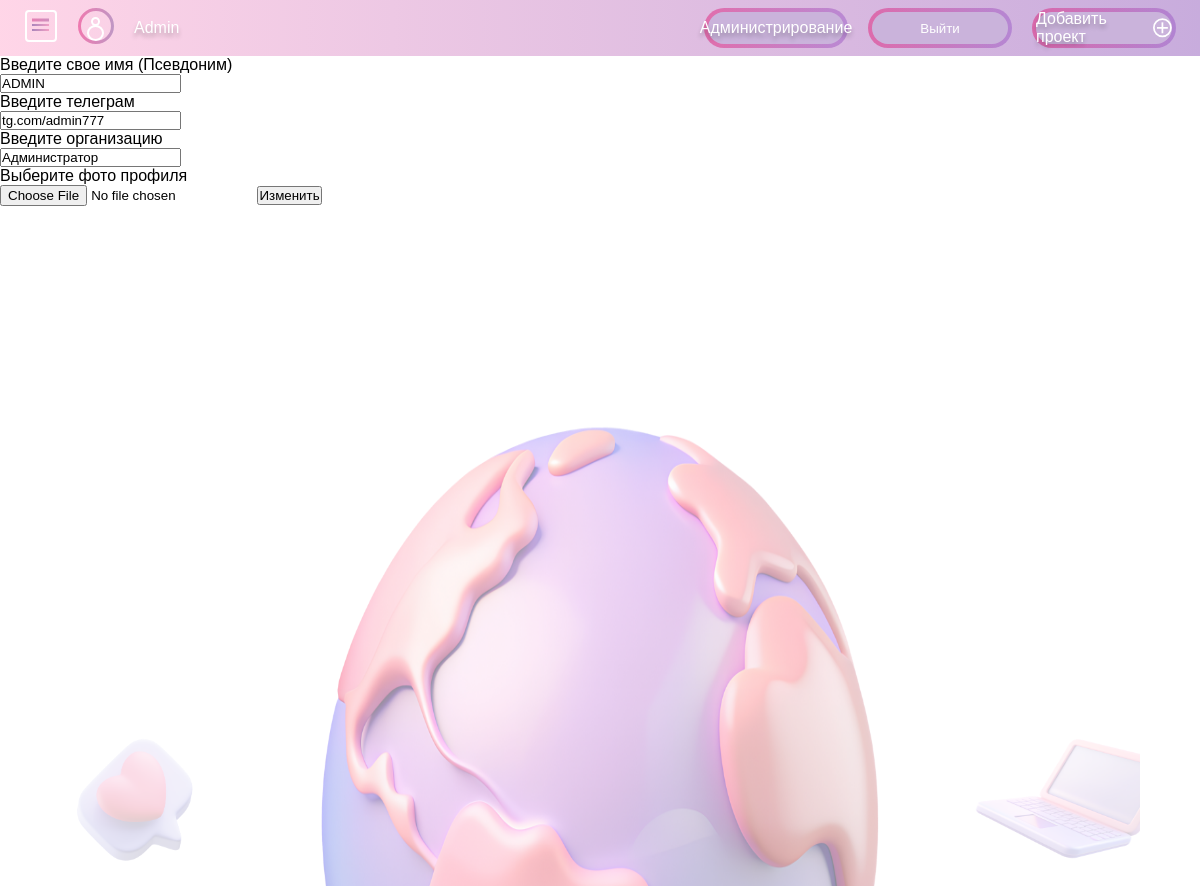
Page /edit_profile/ (signed in) on the earlier database version.
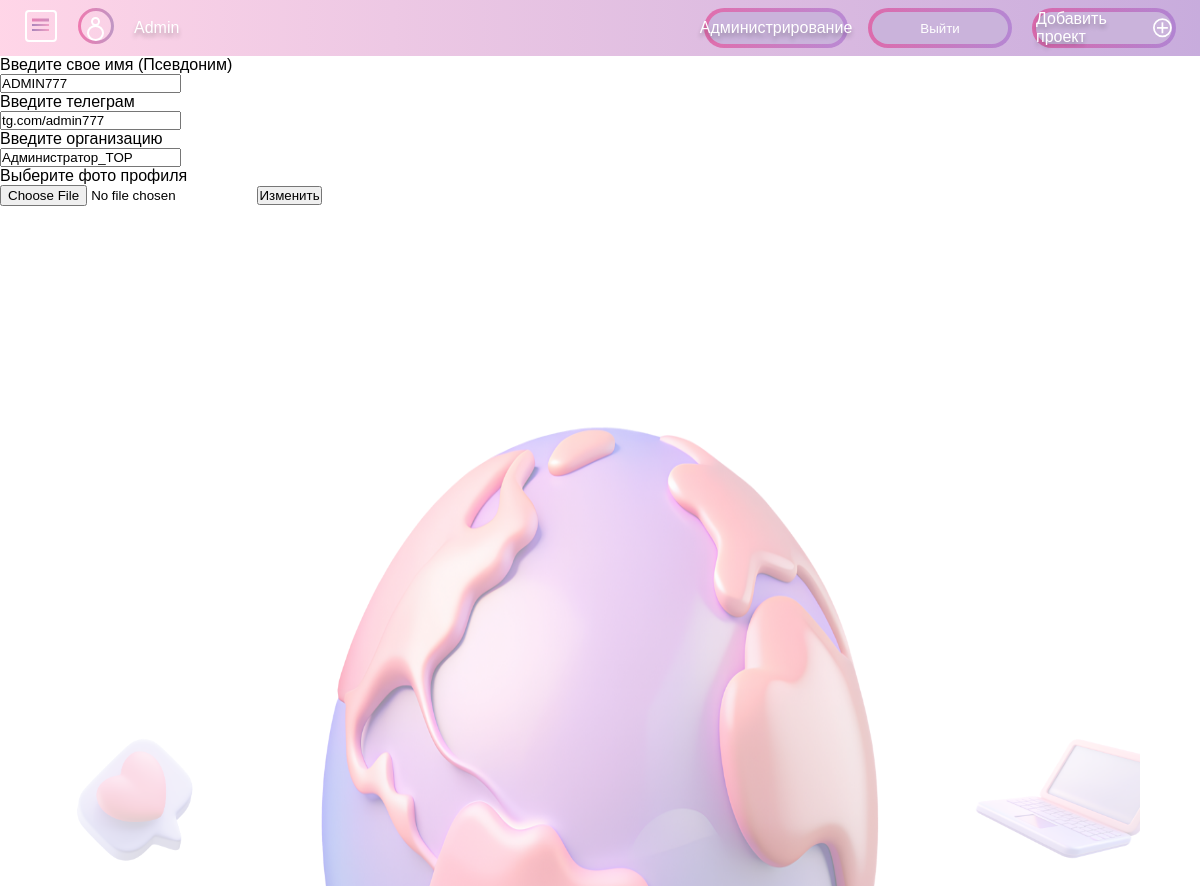
Same page on the later database version.
### mysite/models.py (models this page shows, shortened)
class Profile(models.Model):
    user = models.OneToOneField(User, on_delete=models.CASCADE, related_name="profile", default=None, null=True)
    name = models.CharField("Имя", max_length=100, default="User")
    telegram = models.CharField("Телеграм", max_length=50, default="")
    register_date = models.DateField(default=localdate)
    photo = models.ImageField("Фото профиля", null=True, blank=True, upload_to="usersphotos/",
                              default='usersphotos/default.png')
    age = models.IntegerField("Возраст", default=18)
    organization = models.CharField("Организация", max_length=100,
                                     default="Самозанятый")
    class Meta:
        verbose_name = 'профиль'
        verbose_name_plural = 'Профили'

### mysite/views.py (the view)
# urls.py: path('edit_profile/', views.edit_profile, name="editprofile")
@login_required
@transaction.atomic
def edit_profile(request):
    profile = Profile.objects.get(user=request.user.id)
    if request.method == "POST":
        profileform = ProfileForm(request.POST, request.FILES, instance=profile)
        if profileform.is_valid():
            profile.name = profileform.cleaned_data['name']
            profile.telegram = profileform.cleaned_data['telegram']
            profile.organization = profileform.cleaned_data['organization']
            profile.photo = profileform.cleaned_data['photo']
            if profileform.cleaned_data['photo'] != 'img/usersphotos/default.png':
                profile.photo = profileform.cleaned_data['photo']
            profile.save()
            return redirect("profile", name=request.user.username)
    else:
        profileform = ProfileForm(instance=profile)
    data = {
        'profileform': profileform,
    }
    return render(request, "edit_profile.html", data)

### mysite/forms.py
class ProfileForm(forms.ModelForm):
    class Meta:
        model = Profile
        fields = ('name', 'telegram', 'organization', 'photo')
        widgets = {
            'photo': forms.FileInput(attrs={'class': 'Select_photo_div'})
        }

### mysite/templates/edit_profile.html (shortened to what this page needs)
{% extends "base.html" %}
{% block content %}
<form class="text_form" method="post" enctype="multipart/form-data">
    <p>Введите свое имя (Псевдоним)</p>
    {{ profileform.name }}
    <p>Введите телеграм</p>
    {{ profileform.telegram }}
    <p>Введите организацию</p>
    {{ profileform.organization }}
    <p>Выберите фото профиля</p>
    {{ profileform.photo }}
    <input class="btn" type="submit" value="Изменить"/>
</form>
{% endblock %}

### mysite/templates/base.html (shortened to what this page needs)
{% load static %}
<!DOCTYPE html>
<html lang="ru">
<head>
    <link rel="stylesheet" href="{% static 'css/style.css' %}">
</head>
<body>
    <header>
        <nav>
            <div class="left">
                <a href="#">
                </a>
                <a href="{% url 'profile' user.username %}" class="center-link">
                </a>
                <p>{{ user.username }}</p>
            </div>
            <div class="right">
                <a href="/admin">Администрирование</a>
                <form action="{% url 'logout' %}" method="post">
                    <button type="submit" href="{% url 'logout' %}" class="logout_btn">Выйти</button>
                </form>
                <a href="#"> Добавить проект
                </a>
            </div>
        </nav>
    </header>
    {% block content %}{% endblock %}
    <footer>
        <img src="{% static "img/site_img/base/message_love.png" %}" alt="" class="message_love">
        <img src="{% static "img/site_img/base/planet.png" %}" alt="" class="planet">
        <img src="{% static "img/site_img/base/computer.png" %}" alt="" class="computer">
    </footer>
</body>
</html>

### mysite/static/css/style.css (style rules this page uses)
* { margin: 0; padding: 0; box-sizing: border-box; font-family: "Jost", sans-serif; }
.center-link { margin: 0 20px; }
footer { display: flex; justify-content: center; align-items: end; margin-top: 25vh; }
.message_love, .computer { width: 15vw; height: 15vw; }
.planet { width: 60vw; height: 60vh; }

Differences in the rows shown:
changed Profile "tg.com/admin777": name "ADMIN" → "ADMIN777"; organization "Администратор" → "Администратор_TOP"
